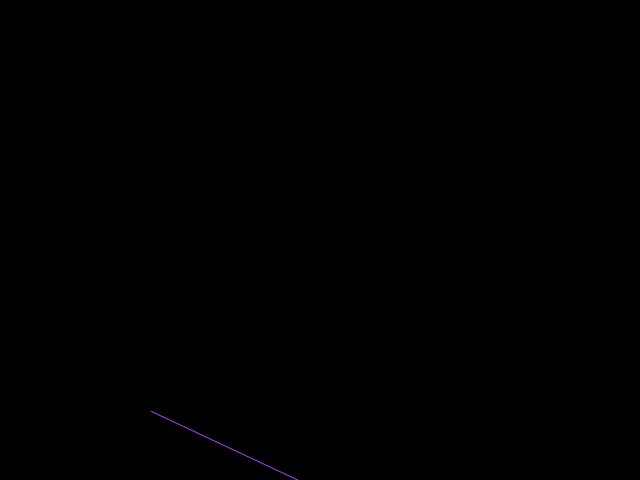
Frame 1 (no input)
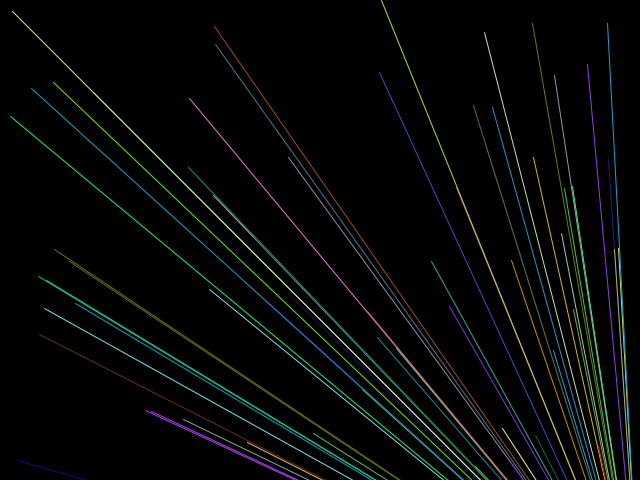
Frame 60 (the mouse pressed at the canvas centre just before this capture)
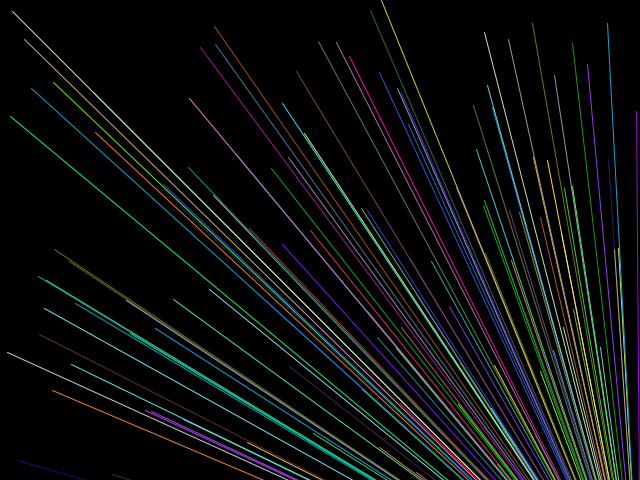
Frame 120 (the mouse held since frame 60 and released just before this capture)

The Processing sketch that drew these frames (run headless with seeded random() and noise(); from frame 60 on, the mouse is pressed at the canvas centre):

// Processing sketch: example2
// ── example2.pde
void setup() {
  size(640, 480);
  background(0);
  smooth();
}

void draw() {
  stroke(random(255), random(255), random(255));
  line(random(width), random(height), width, width);
}
